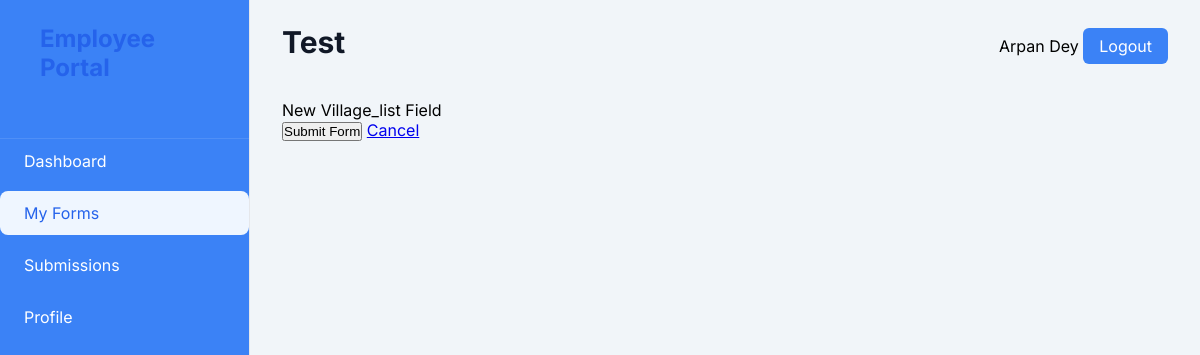
The app's page /employee/forms/test/ (signed in), older data.
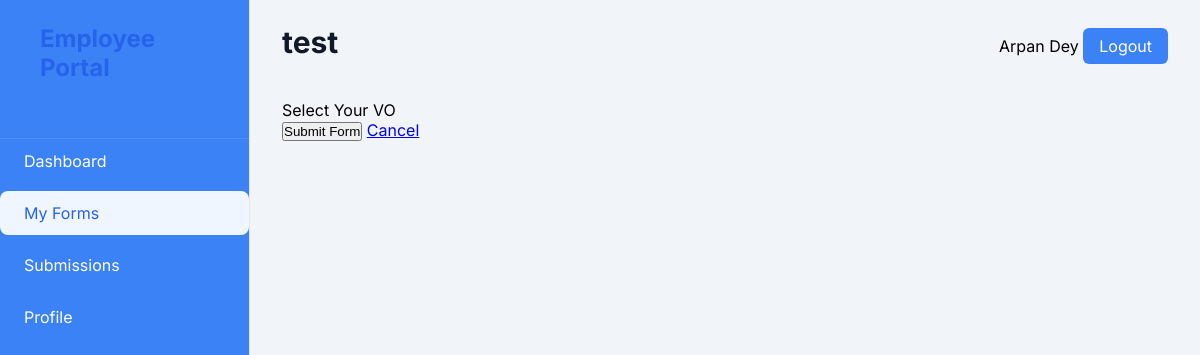
The same page, newer data.
### form_builder/models.py (models this page shows, shortened)
class Form(models.Model):
    title = models.CharField(max_length=200)
    description = models.TextField(blank=True)
    slug = models.SlugField(unique=True, blank=True)
    fields = models.TextField(default='[]')
    is_published = models.BooleanField(default=False)
    created_at = models.DateTimeField(auto_now_add=True)
    updated_at = models.DateTimeField(auto_now=True)
    class Meta:
        ordering = ['-created_at']

### employeedashboard/views.py (the view)
# urls.py: path('forms/<slug:slug>/', views.view_form, name='view_form'),
@login_required
@user_passes_test(is_employee)
def view_form(request, slug):
    form = get_object_or_404(Form, slug=slug, is_published=True)
    form_fields = json.loads(form.fields) if form.fields else []
    context = {
        'form': form,
        'form_fields': form_fields,
        'user': request.user,
    }
    return render(request, 'employeedashboard/view_form.html', context)

### employeedashboard/views.py (called while the page is built)
def is_employee(user):
    return user.role in [User.DISTRICT_EMPLOYEE, User.BLOCK_EMPLOYEE]

### templates/employeedashboard/view_form.html (shortened to what this page needs)
{% extends 'employeedashboard/base.html' %}
{% block content %}
<div class="top-bar">
    <div class="welcome-text">
        <h1>{{ form.title }}</h1>
    </div>
    <div class="user-menu">
        <span class="user-name">{{ user.get_full_name }}</span>
        <a href="{% url 'logout' %}" class="logout-btn">Logout</a>
    </div>
</div>
<div class="form-container">
    <div class="form-wrapper">
        <form method="post" action="{% url 'form_builder:submit_form' form.slug %}" enctype="multipart/form-data">
            {% for field in form_fields %}
            <div class="form-field">
                <label class="field-label">
                    {{ field.label }}
                </label>
            </div>
            {% endfor %}
            <div class="form-actions">
                <button type="submit" class="submit-btn">Submit Form</button>
                <a href="{% url 'employeedashboard:my_forms' %}" class="cancel-btn">Cancel</a>
            </div>
        </form>
    </div>
</div>
{% endblock %}

Row changes from the older to the newer data that the page shows:
removed Form: title "Test"
added Form: title "test"
Text that changed along with them:
new list line: "Select Your VO"
list line gone: "New Village_list Field"
